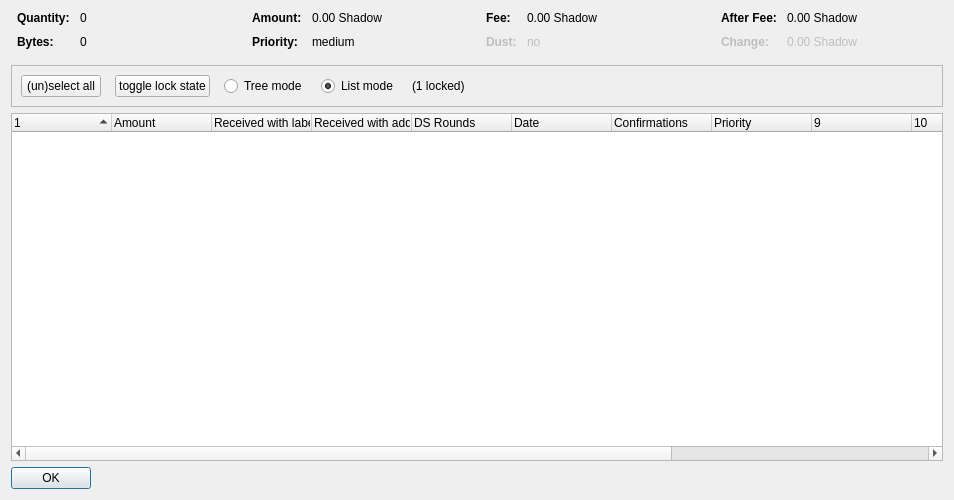
<?xml version="1.0" encoding="UTF-8"?>
<ui version="4.0">
 <class>CoinControlDialog</class>
 <widget class="QDialog" name="CoinControlDialog">
  <property name="geometry">
   <rect>
    <x>0</x>
    <y>0</y>
    <width>954</width>
    <height>500</height>
   </rect>
  </property>
  <property name="windowTitle">
   <string>Coin Selection</string>
  </property>
  <layout class="QVBoxLayout" name="verticalLayout">
   <item>
    <layout class="QHBoxLayout" name="horizontalLayoutTop" stretch="0,0,0,0">
     <property name="topMargin">
      <number>0</number>
     </property>
     <property name="bottomMargin">
      <number>10</number>
     </property>
     <item>
      <layout class="QFormLayout" name="formLayoutCoinControl1">
       <property name="horizontalSpacing">
        <number>10</number>
       </property>
       <property name="verticalSpacing">
        <number>10</number>
       </property>
       <property name="leftMargin">
        <number>6</number>
       </property>
       <property name="rightMargin">
        <number>6</number>
       </property>
       <item row="0" column="0">
        <widget class="QLabel" name="labelCoinControlQuantityText">
         <property name="font">
          <font>
           <weight>75</weight>
           <bold>true</bold>
          </font>
         </property>
         <property name="text">
          <string>Quantity:</string>
         </property>
        </widget>
       </item>
       <item row="0" column="1">
        <widget class="QLabel" name="labelCoinControlQuantity">
         <property name="cursor">
          <cursorShape>IBeamCursor</cursorShape>
         </property>
         <property name="contextMenuPolicy">
          <enum>Qt::ActionsContextMenu</enum>
         </property>
         <property name="text">
          <string notr="true">0</string>
         </property>
         <property name="textInteractionFlags">
          <set>Qt::LinksAccessibleByMouse|Qt::TextSelectableByKeyboard|Qt::TextSelectableByMouse</set>
         </property>
        </widget>
       </item>
       <item row="1" column="0">
        <widget class="QLabel" name="labelCoinControlBytesText">
         <property name="font">
          <font>
           <weight>75</weight>
           <bold>true</bold>
          </font>
         </property>
         <property name="text">
          <string>Bytes:</string>
         </property>
        </widget>
       </item>
       <item row="1" column="1">
        <widget class="QLabel" name="labelCoinControlBytes">
         <property name="cursor">
          <cursorShape>IBeamCursor</cursorShape>
         </property>
         <property name="contextMenuPolicy">
          <enum>Qt::ActionsContextMenu</enum>
         </property>
         <property name="text">
          <string notr="true">0</string>
         </property>
         <property name="textInteractionFlags">
          <set>Qt::LinksAccessibleByMouse|Qt::TextSelectableByKeyboard|Qt::TextSelectableByMouse</set>
         </property>
        </widget>
       </item>
      </layout>
     </item>
     <item>
      <layout class="QFormLayout" name="formLayoutCoinControl2">
       <property name="horizontalSpacing">
        <number>10</number>
       </property>
       <property name="verticalSpacing">
        <number>10</number>
       </property>
       <property name="leftMargin">
        <number>6</number>
       </property>
       <property name="rightMargin">
        <number>6</number>
       </property>
       <item row="0" column="0">
        <widget class="QLabel" name="labelCoinControlAmountText">
         <property name="font">
          <font>
           <weight>75</weight>
           <bold>true</bold>
          </font>
         </property>
         <property name="text">
          <string>Amount:</string>
         </property>
        </widget>
       </item>
       <item row="0" column="1">
        <widget class="QLabel" name="labelCoinControlAmount">
         <property name="cursor">
          <cursorShape>IBeamCursor</cursorShape>
         </property>
         <property name="contextMenuPolicy">
          <enum>Qt::ActionsContextMenu</enum>
         </property>
         <property name="text">
          <string notr="true">0.00 Shadow</string>
         </property>
         <property name="textInteractionFlags">
          <set>Qt::LinksAccessibleByMouse|Qt::TextSelectableByKeyboard|Qt::TextSelectableByMouse</set>
         </property>
        </widget>
       </item>
       <item row="1" column="0">
        <widget class="QLabel" name="labelCoinControlPriorityText">
         <property name="font">
          <font>
           <weight>75</weight>
           <bold>true</bold>
          </font>
         </property>
         <property name="text">
          <string>Priority:</string>
         </property>
        </widget>
       </item>
       <item row="1" column="1">
        <widget class="QLabel" name="labelCoinControlPriority">
         <property name="cursor">
          <cursorShape>IBeamCursor</cursorShape>
         </property>
         <property name="contextMenuPolicy">
          <enum>Qt::ActionsContextMenu</enum>
         </property>
         <property name="text">
          <string>medium</string>
         </property>
         <property name="textInteractionFlags">
          <set>Qt::LinksAccessibleByMouse|Qt::TextSelectableByKeyboard|Qt::TextSelectableByMouse</set>
         </property>
        </widget>
       </item>
      </layout>
     </item>
     <item>
      <layout class="QFormLayout" name="formLayoutCoinControl3">
       <property name="horizontalSpacing">
        <number>10</number>
       </property>
       <property name="verticalSpacing">
        <number>10</number>
       </property>
       <property name="leftMargin">
        <number>6</number>
       </property>
       <property name="rightMargin">
        <number>6</number>
       </property>
       <item row="0" column="0">
        <widget class="QLabel" name="labelCoinControlFeeText">
         <property name="font">
          <font>
           <weight>75</weight>
           <bold>true</bold>
          </font>
         </property>
         <property name="text">
          <string>Fee:</string>
         </property>
        </widget>
       </item>
       <item row="0" column="1">
        <widget class="QLabel" name="labelCoinControlFee">
         <property name="cursor">
          <cursorShape>IBeamCursor</cursorShape>
         </property>
         <property name="contextMenuPolicy">
          <enum>Qt::ActionsContextMenu</enum>
         </property>
         <property name="text">
          <string notr="true">0.00 Shadow</string>
         </property>
         <property name="textInteractionFlags">
          <set>Qt::LinksAccessibleByMouse|Qt::TextSelectableByKeyboard|Qt::TextSelectableByMouse</set>
         </property>
        </widget>
       </item>
       <item row="1" column="0">
        <widget class="QLabel" name="labelCoinControlLowOutputText">
         <property name="enabled">
          <bool>false</bool>
         </property>
         <property name="font">
          <font>
           <weight>75</weight>
           <bold>true</bold>
          </font>
         </property>
         <property name="text">
          <string>Dust:</string>
         </property>
        </widget>
       </item>
       <item row="1" column="1">
        <widget class="QLabel" name="labelCoinControlLowOutput">
         <property name="enabled">
          <bool>false</bool>
         </property>
         <property name="cursor">
          <cursorShape>IBeamCursor</cursorShape>
         </property>
         <property name="contextMenuPolicy">
          <enum>Qt::ActionsContextMenu</enum>
         </property>
         <property name="text">
          <string>no</string>
         </property>
         <property name="textInteractionFlags">
          <set>Qt::LinksAccessibleByMouse|Qt::TextSelectableByKeyboard|Qt::TextSelectableByMouse</set>
         </property>
        </widget>
       </item>
      </layout>
     </item>
     <item>
      <layout class="QFormLayout" name="formLayoutCoinControl4">
       <property name="horizontalSpacing">
        <number>10</number>
       </property>
       <property name="verticalSpacing">
        <number>10</number>
       </property>
       <property name="leftMargin">
        <number>6</number>
       </property>
       <property name="rightMargin">
        <number>6</number>
       </property>
       <item row="0" column="0">
        <widget class="QLabel" name="labelCoinControlAfterFeeText">
         <property name="font">
          <font>
           <weight>75</weight>
           <bold>true</bold>
          </font>
         </property>
         <property name="text">
          <string>After Fee:</string>
         </property>
        </widget>
       </item>
       <item row="0" column="1">
        <widget class="QLabel" name="labelCoinControlAfterFee">
         <property name="cursor">
          <cursorShape>IBeamCursor</cursorShape>
         </property>
         <property name="contextMenuPolicy">
          <enum>Qt::ActionsContextMenu</enum>
         </property>
         <property name="text">
          <string notr="true">0.00 Shadow</string>
         </property>
         <property name="textInteractionFlags">
          <set>Qt::LinksAccessibleByMouse|Qt::TextSelectableByKeyboard|Qt::TextSelectableByMouse</set>
         </property>
        </widget>
       </item>
       <item row="1" column="0">
        <widget class="QLabel" name="labelCoinControlChangeText">
         <property name="enabled">
          <bool>false</bool>
         </property>
         <property name="font">
          <font>
           <weight>75</weight>
           <bold>true</bold>
          </font>
         </property>
         <property name="text">
          <string>Change:</string>
         </property>
        </widget>
       </item>
       <item row="1" column="1">
        <widget class="QLabel" name="labelCoinControlChange">
         <property name="enabled">
          <bool>false</bool>
         </property>
         <property name="cursor">
          <cursorShape>IBeamCursor</cursorShape>
         </property>
         <property name="contextMenuPolicy">
          <enum>Qt::ActionsContextMenu</enum>
         </property>
         <property name="text">
          <string notr="true">0.00 Shadow</string>
         </property>
         <property name="textInteractionFlags">
          <set>Qt::LinksAccessibleByMouse|Qt::TextSelectableByKeyboard|Qt::TextSelectableByMouse</set>
         </property>
        </widget>
       </item>
      </layout>
     </item>
    </layout>
   </item>
   <item>
    <widget class="QFrame" name="frame">
     <property name="minimumSize">
      <size>
       <width>0</width>
       <height>40</height>
      </size>
     </property>
     <property name="frameShape">
      <enum>QFrame::StyledPanel</enum>
     </property>
     <property name="frameShadow">
      <enum>QFrame::Sunken</enum>
     </property>
     <layout class="QHBoxLayout" name="horizontalLayout">
      <item>
       <layout class="QHBoxLayout" name="horizontalLayoutPanel" stretch="0,0,0,0,0,0">
        <property name="spacing">
         <number>14</number>
        </property>
        <item>
         <widget class="QPushButton" name="pushButtonSelectAll">
          <property name="sizePolicy">
           <sizepolicy hsizetype="Maximum" vsizetype="Fixed">
            <horstretch>0</horstretch>
            <verstretch>0</verstretch>
           </sizepolicy>
          </property>
          <property name="text">
           <string>(un)select all</string>
          </property>
          <property name="autoDefault">
           <bool>false</bool>
          </property>
         </widget>
        </item>
        <item>
         <widget class="QPushButton" name="pushButtonToggleLock">
          <property name="sizePolicy">
           <sizepolicy hsizetype="Maximum" vsizetype="Fixed">
            <horstretch>0</horstretch>
            <verstretch>0</verstretch>
           </sizepolicy>
          </property>
          <property name="text">
           <string>toggle lock state</string>
          </property>
          <property name="autoDefault">
           <bool>false</bool>
          </property>
         </widget>
        </item>
        <item>
         <widget class="QRadioButton" name="radioTreeMode">
          <property name="sizePolicy">
           <sizepolicy hsizetype="Maximum" vsizetype="Fixed">
            <horstretch>0</horstretch>
            <verstretch>0</verstretch>
           </sizepolicy>
          </property>
          <property name="text">
           <string>Tree mode</string>
          </property>
         </widget>
        </item>
        <item>
         <widget class="QRadioButton" name="radioListMode">
          <property name="sizePolicy">
           <sizepolicy hsizetype="Maximum" vsizetype="Fixed">
            <horstretch>0</horstretch>
            <verstretch>0</verstretch>
           </sizepolicy>
          </property>
          <property name="text">
           <string>List mode</string>
          </property>
          <property name="checked">
           <bool>true</bool>
          </property>
         </widget>
        </item>
        <item>
         <widget class="QLabel" name="labelLocked">
          <property name="text">
           <string>(1 locked)</string>
          </property>
         </widget>
        </item>
        <item>
         <spacer name="horizontalSpacer">
          <property name="orientation">
           <enum>Qt::Horizontal</enum>
          </property>
          <property name="sizeHint" stdset="0">
           <size>
            <width>40</width>
            <height>20</height>
           </size>
          </property>
         </spacer>
        </item>
       </layout>
      </item>
     </layout>
    </widget>
   </item>
   <item>
    <widget class="CoinControlTreeWidget" name="treeWidget">
     <property name="contextMenuPolicy">
      <enum>Qt::CustomContextMenu</enum>
     </property>
     <property name="sortingEnabled">
      <bool>false</bool>
     </property>
     <property name="columnCount">
      <number>13</number>
     </property>
     <attribute name="headerShowSortIndicator" stdset="0">
      <bool>true</bool>
     </attribute>
     <attribute name="headerStretchLastSection">
      <bool>false</bool>
     </attribute>
     <column>
      <property name="text">
       <string/>
      </property>
     </column>
     <column>
      <property name="text">
       <string>Amount</string>
      </property>
     </column>
     <column>
      <property name="text">
       <string>Received with label</string>
      </property>
     </column>
     <column>
      <property name="text">
       <string>Received with address</string>
      </property>
     </column>
     <column>
      <property name="text">
       <string>DS Rounds</string>
      </property>
     </column>
     <column>
      <property name="text">
       <string>Date</string>
      </property>
     </column>
     <column>
      <property name="text">
       <string>Confirmations</string>
      </property>
      <property name="toolTip">
       <string>Confirmed</string>
      </property>
     </column>
     <column>
      <property name="text">
       <string>Priority</string>
      </property>
     </column>
     <column>
      <property name="text">
       <string/>
      </property>
     </column>
     <column>
      <property name="text">
       <string/>
      </property>
     </column>
     <column>
      <property name="text">
       <string/>
      </property>
     </column>
     <column>
      <property name="text">
       <string/>
      </property>
     </column>
     <column>
      <property name="text">
       <string/>
      </property>
     </column>
    </widget>
   </item>
   <item>
    <widget class="QDialogButtonBox" name="buttonBox">
     <property name="sizePolicy">
      <sizepolicy hsizetype="Maximum" vsizetype="Fixed">
       <horstretch>0</horstretch>
       <verstretch>0</verstretch>
      </sizepolicy>
     </property>
     <property name="orientation">
      <enum>Qt::Horizontal</enum>
     </property>
     <property name="standardButtons">
      <set>QDialogButtonBox::Ok</set>
     </property>
    </widget>
   </item>
  </layout>
 </widget>
 <customwidgets>
  <customwidget>
   <class>CoinControlTreeWidget</class>
   <extends>QTreeWidget</extends>
   <header>coincontroltreewidget.h</header>
  </customwidget>
 </customwidgets>
 <resources/>
 <connections/>
</ui>
